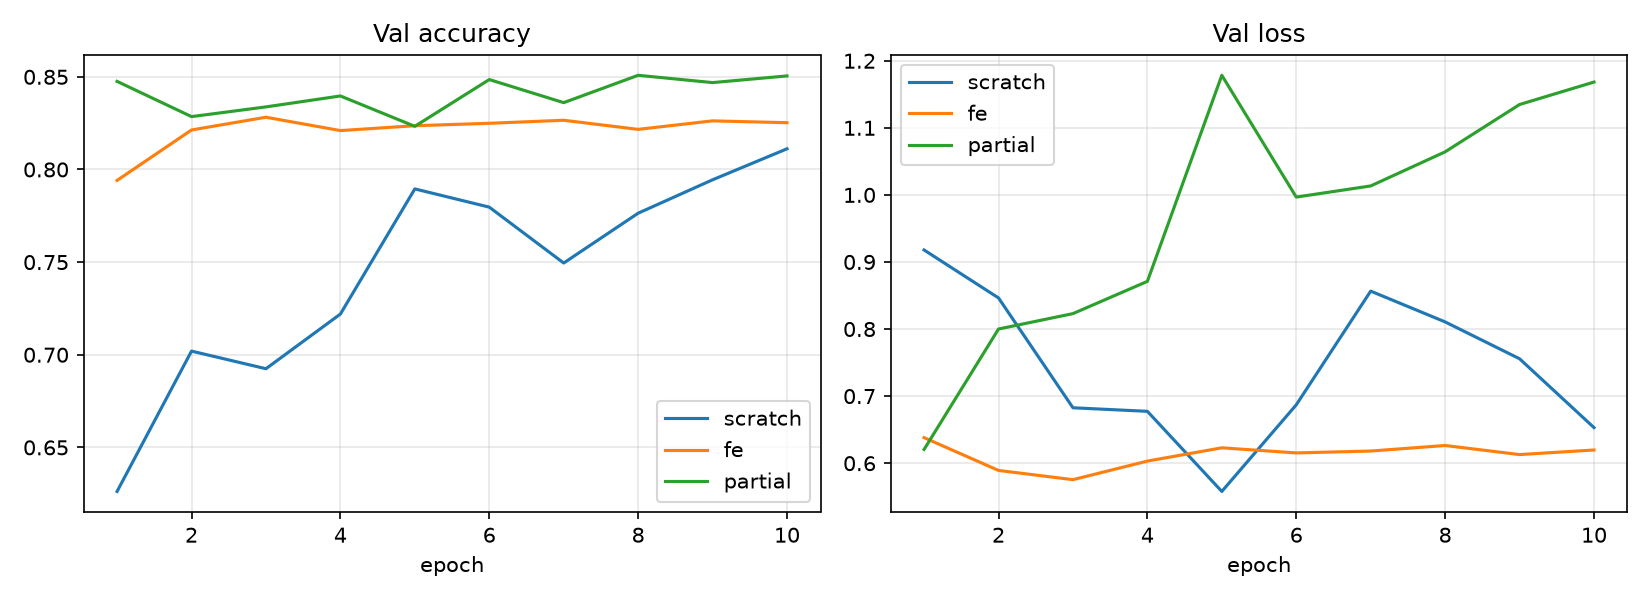

The script that saved this image:
"""Bandingkan run scratch vs fe vs partial -> results.md + compare.png"""
import json
from pathlib import Path

import matplotlib
matplotlib.use("Agg")
import matplotlib.pyplot as plt

runs = {}
for mode in ("scratch", "fe", "partial"):
    f = Path("runs") / mode / "history.json"
    if f.exists():
        runs[mode] = json.loads(f.read_text())

rows = ["| Mode | Trainable params | Best val acc | Test acc | Total time (s) |", "|---|---|---|---|---|"]
for k, r in runs.items():
    ta = f"{r['test_acc']:.4f}" if r["test_acc"] is not None else "-"
    rows.append(f"| {k} | {r['trainable_params']:,} | {r['best_val_acc']:.4f} | {ta} | {r['total_time']:.0f} |")
Path("results.md").write_text("\n".join(rows) + "\n")
print("\n".join(rows))

fig, ax = plt.subplots(1, 2, figsize=(11, 4))
for k, r in runs.items():
    e = [h["epoch"] for h in r["epochs"]]
    ax[0].plot(e, [h["val_acc"] for h in r["epochs"]], label=k)
    ax[1].plot(e, [h["val_loss"] for h in r["epochs"]], label=k)
ax[0].set_title("Val accuracy"); ax[1].set_title("Val loss")
for a in ax:
    a.set_xlabel("epoch"); a.legend(); a.grid(alpha=.3)
plt.tight_layout(); plt.savefig("compare.png", dpi=150)
